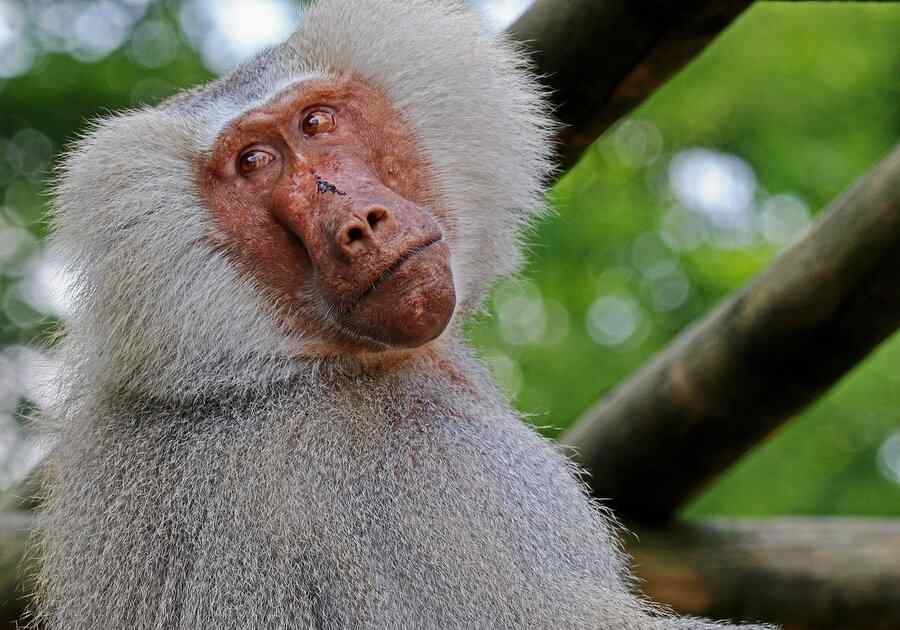
#> input picture GerandoTriangulo/imgs/Babuino.jpg, 900 x 630 px
$ python geraTriangulo.py
#> lines starting #> are read from the running program, lines starting #| are printed output that depends on the picture
import numpy as np
import cv2
from matplotlib import pyplot as plt

def showImage(img):
    imgMPLIB =  cv2.cvtColor(img, cv2.COLOR_BGR2RGB)
    plt.imshow(imgMPLIB)
    plt.show()

def drawTriangle(img, p1, p2, p3):
    #Desenhando o triângulo com a ajuda de linhas
    #na janela preta Com pontos dados
    #cv2.line é a função embutida na biblioteca opencv
    cv2.line(img, p1, p2, (0, 0, 0), 3)
    cv2.line(img, p2, p3, (0, 0, 0), 3)
    cv2.line(img, p1, p3, (0, 0, 0), 3)

    #Definindo uma matriz de extremidades do triângulo
    points = np.array([[p1], [p2], [p3]])

    # Use a função fillPoly() e dê entrada como
    #imagem, pontos finais, cor do triângulo
    # Aqui a cor do triângulo será PRETA
    cv2.fillPoly(img, pts=[points], color=(0, 0, 0))
    return img

def main():
    imgOpenCv = cv2.imread("imgs/Babuino.jpg")
#> imgOpenCv is the input picture: shape (630, 900, 3); mean B, G, R 93.6, 113.2, 109.9
    altura, largura, canalCor = imgOpenCv.shape
#> altura = 630; largura = 900; canalCor = 3

    #Desenhe três linhas que passam pelos pontos dados usando a função de linha embutida do OpenCV. Ele irá criar um triângulo na janela preta.
    p1 = (607, 238)
    p2 = (776, 238)
    p3 = (690, 96)
    novaImg = drawTriangle(imgOpenCv, p1,p2,p3)
#> in drawTriangle, `cv2.fillPoly(img, pts=[points], color=(0, 0, 0))`:
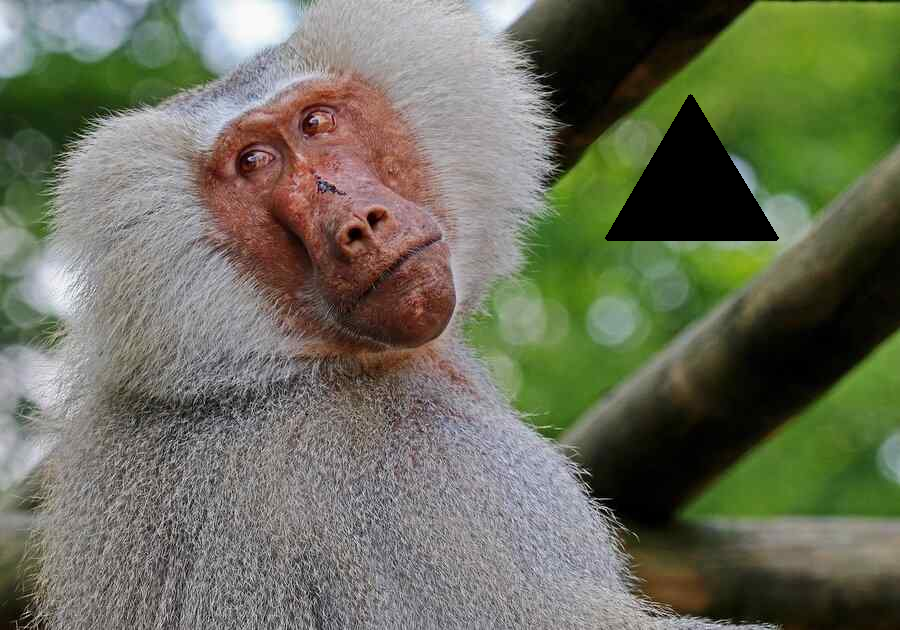
#> img: shape (630, 900, 3); mean B, G, R 90.6, 109.5, 106.8

    arquivo = "triangulo.jpg"

    cv2.imwrite(arquivo, novaImg)
    showImage(novaImg)

if __name__ == "__main__":
    main()
